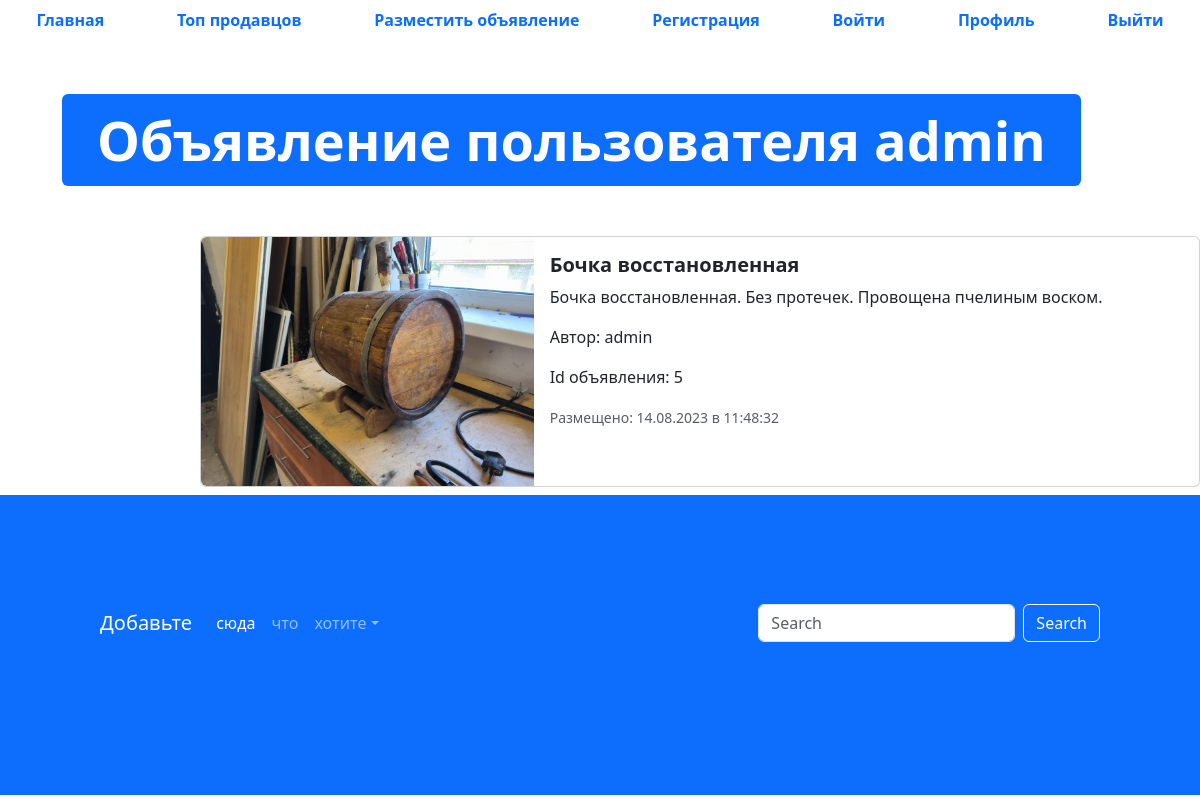
Page /advertisement/?id=5 on the committed database.
### app_advertisements/models.py (models this page shows, shortened)
class Advertisements(models.Model):
    title = models.CharField("Заголовок", max_length=128)
    description = models.TextField("Описание")
    price = models.DecimalField("Цена", max_digits=17, decimal_places=2)
    auction = models.BooleanField("Торг", help_text="Отметьте, если торг уместен")
    created_at = models.DateTimeField(auto_now_add=True)
    update_at = models.DateTimeField(auto_now=True)
    test_column = models.CharField("test", max_length=100, default='')
    user = models.ForeignKey(User, verbose_name='пользователь', on_delete=models.CASCADE)
    image = models.ImageField('Изображение', upload_to='advertisements/')
    class Meta:
        db_table = "advertisements"
    @admin.display(description='Дата создания')
    def created_date(self):
        from django.utils import timezone
        from django.utils.html import format_html
        if self.created_at.date() == timezone.now().date():
            created_time = self.created_at.time().strftime('%H:%M:%S')
            return format_html(
                '<span style="color: green; font-weight: bold">'
                'Сегодня в {}</span>', created_time
            )
        return self.created_at.strftime('%d.%m.%Y в %H:%M:%S')

### app_advertisements/views.py (the view)
# urls.py: path('advertisement/', advertisement, name='advertisement'),
def advertisement(request):
    id = int(request.GET.get("id"))
    print(f'id from url {id}')
    for adv in Advertisements.objects.all():
        if adv.id == id:
            break
    context = {'adv': adv, 'id_adv': id}
    return render(request, 'advertisement.html', context)

### templates/advertisement.html (shortened to what this page needs)
{%  extends 'base.html' %}
{% load static %}
{% block content %}
  <ul class="nav nav-pills sticky-top bg-white nav-fill">
    <li class="nav-item">
      <a class="nav-link" href="{% url 'main-page' %}">
        <span style="font-weight: bold;">Главная</span>
      </a>
    </li>
    <li class="nav-item">
      <a class="nav-link" href="{% url 'top-sellers' %}"><span style="font-weight: bold;">Топ продавцов</span>
      </a>
    </li>
    <li class="nav-item">
      <a class="nav-link" href="{% url 'advertisement-post' %}">
        <span style="font-weight: bold;">Разместить объявление</span>
      </a>
    </li>
    <li class="nav-item">
      <a class="nav-link" href="{% url 'register' %}">
        <span style="font-weight: bold;">Регистрация</span>
      </a>
    </li>
    <li class="nav-item">
      <a class="nav-link" href="{% url 'login' %}">
        <span style="font-weight: bold;">Войти</span>
      </a>
    </li>
    <li class="nav-item">
      <a class="nav-link" href="{% url 'profile' %}">
        <span style="font-weight: bold;">Профиль</span>
      </a>
    </li>
    <li class="nav-item">
      <a class="nav-link" href="#">
        <span style="font-weight: bold;">Выйти</span>
      </a>
    </li>
  </ul>
  <div class="container" style="margin: 50px;">
    <div class="display-2">
      <span class="badge bg-primary">Объявление пользователя {{ adv.user }}</span>
    </div>
  </div>
  <div class="col offset-2">
    <div class="card mb-2" style="max-width: 1200px; margin-top: 20px;">
      <div class="row g-0">
        <div class="col-md-4">
          <a href="#" class="nav-link">
            <img src="{% if adv.image %} {{ adv.image.url }} {% else %} {% static 'img/adv.png' %} {% endif %}" class="img-fluid rounded-start" alt="Card title">
          </a>
        </div>
        <div class="col">
          <div class="card-body">
            <h5 class="card-title">
              <a href="#" class="nav-link"><strong>{{ adv.title }}</strong></a>
            </h5>
            <p class="card-text">
              {{ adv.description }}
            </p>
            <p>
              <span>Автор: {{ adv.user }}</span>
            </p>
            <p>
              <span>Id объявления: {{ id_adv }}</span>
            </p>
            <p class="card-text"><small class="text-muted">Размещено: {{ adv.created_date }}</small></p>
          </div>
        </div>
      </div>
    </div>
  </div>
  <footer style="padding: 100px; min-height: 300px;" class="bg-primary">
    <nav class="navbar navbar-expand-sm navbar-dark">
      <a class="navbar-brand" href="#">Добавьте</a>
      <div class="collapse navbar-collapse" id="collapsibleNavId">
        <ul class="navbar-nav me-auto mt-2 mt-lg-0">
          <li class="nav-item">
            <a class="nav-link active" href="#" aria-current="page">сюда</a>
          </li>
          <li class="nav-item">
            <a class="nav-link" href="#">что</a>
          </li>
          <li class="nav-item dropdown">
            <a class="nav-link dropdown-toggle" href="#" id="dropdownId" data-bs-toggle="dropdown" aria-haspopup="true"
              aria-expanded="false">хотите</a>
          </li>
        </ul>
        <form class="d-flex my-2 my-lg-0">
          <input class="form-control me-sm-2" type="text" placeholder="Search">
          <button class="btn btn-outline-light my-2 my-sm-0" type="submit">Search</button>
        </form>
      </div>
    </nav>
  </footer>
{% endblock %}

### rows in the picture
Advertisements: user "admin", image (picture), title "Бочка восстановленная", description "Бочка восстановленная. Без протечек. Провощена пчелиным воском.", created_date "14.08.2023 в 11:48:32"

### other values in the picture
{{ id_adv }} "5"
